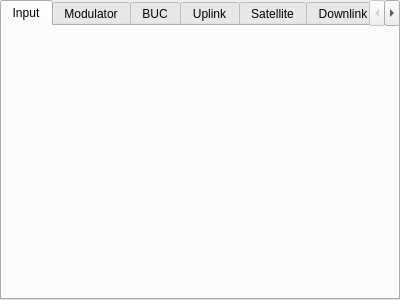
<?xml version="1.0" encoding="UTF-8"?>
<ui version="4.0">
 <class>BlocksAreaWidget</class>
 <widget class="QTabWidget" name="BlocksAreaWidget">
  <property name="geometry">
   <rect>
    <x>0</x>
    <y>0</y>
    <width>400</width>
    <height>300</height>
   </rect>
  </property>
  <property name="windowTitle">
   <string>BlocksAreaWidget</string>
  </property>
  <property name="styleSheet">
   <string notr="true"/>
  </property>
  <property name="currentIndex">
   <number>0</number>
  </property>
  <widget class="BaseBlockWidget" name="input">
   <attribute name="title">
    <string>Input</string>
   </attribute>
  </widget>
  <widget class="BaseBlockWidget" name="modulator">
   <attribute name="title">
    <string>Modulator</string>
   </attribute>
  </widget>
  <widget class="BaseBlockWidget" name="buc">
   <attribute name="title">
    <string>BUC</string>
   </attribute>
  </widget>
  <widget class="BaseBlockWidget" name="uplink">
   <attribute name="title">
    <string>Uplink</string>
   </attribute>
  </widget>
  <widget class="BaseBlockWidget" name="satellite">
   <attribute name="title">
    <string>Satellite</string>
   </attribute>
  </widget>
  <widget class="BaseBlockWidget" name="downlink">
   <attribute name="title">
    <string>Downlink</string>
   </attribute>
  </widget>
  <widget class="BaseBlockWidget" name="lnb">
   <attribute name="title">
    <string>LNB</string>
   </attribute>
  </widget>
  <widget class="BaseBlockWidget" name="demodulator">
   <attribute name="title">
    <string>Demodulator</string>
   </attribute>
  </widget>
  <widget class="BaseBlockWidget" name="output">
   <attribute name="title">
    <string>Output</string>
   </attribute>
  </widget>
 </widget>
 <customwidgets>
  <customwidget>
   <class>BaseBlockWidget</class>
   <extends>QWidget</extends>
   <header>baseblockwidget.h</header>
   <container>1</container>
  </customwidget>
 </customwidgets>
 <resources/>
 <connections/>
</ui>
